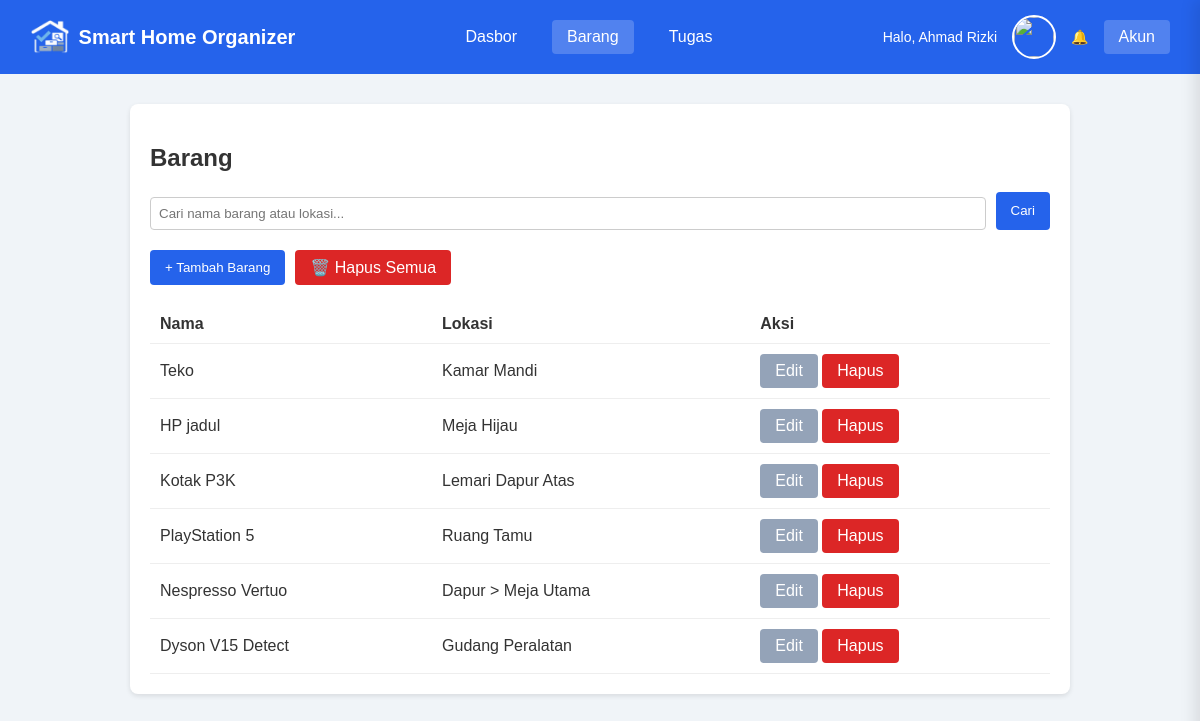
/user/items.php (signed in), run on the app's committed database.
### tables this page shows
CREATE TABLE `items` (
  `id` int NOT NULL AUTO_INCREMENT,
  `user_id` int NOT NULL,
  `nama_barang` varchar(150) NOT NULL,
  `lokasi_detail` varchar(200) NOT NULL,
  `created_at` timestamp NULL DEFAULT CURRENT_TIMESTAMP,
  `updated_at` timestamp NULL DEFAULT CURRENT_TIMESTAMP ON UPDATE CURRENT_TIMESTAMP,
  PRIMARY KEY (`id`),
  KEY `user_id` (`user_id`),
  CONSTRAINT `items_ibfk_1` FOREIGN KEY (`user_id`) REFERENCES `users` (`id`) ON DELETE CASCADE
);

### user/items.php (the view, shortened to what this page needs)
<?php
include_once '../includes/notifications.php';
include_once '../includes/account_drawer.php';
$uid = $_SESSION['user_id'];
$search = isset($_GET['search']) ? mysqli_real_escape_string($conn, $_GET['search']) : '';
$edit_data = null;
$query_items = "SELECT * FROM items WHERE user_id=$uid";
$query_items .= " ORDER BY id DESC";
$items = mysqli_query($conn, $query_items);
?>
<!DOCTYPE html>
<html>
<head>
    <link rel="stylesheet" href="../assets/css/style.css">
</head>
<body>
    <div class="navbar navbar-dashboard">
        <div class="navbar-brand">
            <img src="../assets/image/logo.png" alt="Logo" class="logo-img">
            <a href="dashboardd.php">Smart Home Organizer</a>
        </div>
        <div class="navbar-menu">
            <a href="dashboardd.php">Dasbor</a>
            <a href="items.php" class="active">Barang</a>
            <a href="tasks.php">Tugas</a>
        </div>
        <div class="navbar-user">
            <span>Halo, <?= $_SESSION['nama']; ?></span>
            <img src="../assets/image/users/<?= $_SESSION['foto'] ?? 'default.png'; ?>" class="profile-pic">
            <a href="javascript:void(0)" onclick="openAccountDrawer()">Akun</a>
        </div>
    </div>
    <div class="container">
        <h2>Barang</h2>
        <form method="GET" class="search-container">
            <input type="text" name="search" placeholder="Cari nama barang atau lokasi..." value="<?= htmlspecialchars($search); ?>">
            <button type="submit" class="btn btn-primary">Cari</button>
        </form>
        <?php if ($edit_data): ?>
            <form method="POST" class="form-box">
                <input type="hidden" name="edit_id" value="<?= $edit_data['id'] ?? ''; ?>">
                <h3>Edit Barang</h3>
                <label>Nama Barang:</label>
                <input type="text" name="nama" placeholder="Nama Barang" value="<?= $edit_data['nama_barang'] ?? ''; ?>" required>
                <label>Lokasi Detail (mis: Dapur, Gudang):</label>
                <input type="text" name="lokasi" placeholder="Lokasi (mis: Dapur)" value="<?= $edit_data['lokasi_detail'] ?? ''; ?>" required>
                <button type="submit" class="btn btn-secondary">Update Barang</button>
                <a href="items.php" class="btn btn-danger">Batal Edit</a>
            </form>
        <?php else: ?>
            <div class="flex gap-10 mb-20">
                <button id="btn-form-tambah" class="btn btn-primary" onclick="toggleForm('form-tambah')">+ Tambah Barang</button>
                <a href="?hapus_semua=1" class="btn btn-danger" onclick="return confirm('Apakah Anda yakin ingin menghapus SEMUA barang?')">🗑️ Hapus Semua</a>
            </div>
        <?php endif; ?>
        <table>
            <tr>
                <th>Nama</th>
                <th>Lokasi</th>
                <th>Aksi</th>
            </tr>
            <?php while ($row = mysqli_fetch_assoc($items)): ?>
                <tr>
                    <td><?= $row['nama_barang']; ?></td>
                    <td><?= $row['lokasi_detail']; ?></td>
                    <td>
                        <a href="?edit=<?= $row['id']; ?>" class="btn btn-secondary">Edit</a>
                        <a href="?hapus=<?= $row['id']; ?>" class="btn btn-danger">Hapus</a>
                    </td>
                </tr>
            <?php endwhile; ?>
        </table>
    </div>
</body>
</html>

### assets/css/style.css (style rules this page uses)
body { font-family: sans-serif; background: #f0f4f8; margin: 0; color: #333; }
.container { max-width: 900px; margin: 30px auto; background: white; padding: 20px; border-radius: 8px; box-shadow: 0 2px 5px rgba(0, 0, 0, 0.1); }
.navbar { background: #2563eb; padding: 15px 30px; display: flex; align-items: center; justify-content: space-between; color: white; position: sticky; top: 0; z-index: 1000; transition: all 0.3s ease; }
.navbar-brand { display: flex; align-items: center; gap: 10px; font-size: 20px; font-weight: bold; }
.navbar-brand a { color: white; text-decoration: none; }
.logo-img { height: 35px !important; width: auto !important; object-fit: contain; }
.navbar-menu { display: flex; gap: 20px; align-items: center; }
.navbar-menu a { color: white; text-decoration: none; padding: 8px 15px; border-radius: 4px; transition: background 0.3s; }
.navbar-menu a:hover, .navbar-menu a.active { background: rgba(255, 255, 255, 0.2); }
.navbar-user { display: flex; align-items: center; gap: 15px; }
.navbar-user span { font-size: 14px; }
.navbar-user a { color: white; text-decoration: none; background: rgba(255, 255, 255, 0.2); padding: 8px 15px; border-radius: 4px; }
.profile-pic { width: 40px; height: 40px; border-radius: 50%; object-fit: cover; border: 2px solid white; }
.btn { padding: 8px 15px; border: none; cursor: pointer; border-radius: 4px; text-decoration: none; display: inline-block; box-sizing: border-box; }
.btn-primary { background: #2563eb; color: white; }
.btn-danger { background: #dc2626; color: white; }
.btn-secondary { background: #94a3b8; color: white; }
input, select, textarea { width: 100%; padding: 8px; margin: 5px 0 15px; border: 1px solid #ccc; border-radius: 4px; box-sizing: border-box; }
table { width: 100%; border-collapse: collapse; margin-top: 15px; }
th, td { padding: 10px; border-bottom: 1px solid #eee; text-align: left; }
.mb-20 { margin-bottom: 20px; }
.flex { display: flex; }
.gap-10 { gap: 10px; }
.search-container { margin-bottom: 20px; display: flex; gap: 10px; }
.search-container input { flex: 1; margin-bottom: 0; }

### data on the page
items: nama_barang "Teko", lokasi_detail "Kamar Mandi"
items: nama_barang "HP jadul", lokasi_detail "Meja Hijau"
items: nama_barang "Kotak P3K", lokasi_detail "Lemari Dapur Atas"
items: nama_barang "PlayStation 5", lokasi_detail "Ruang Tamu"
items: nama_barang "Nespresso Vertuo", lokasi_detail "Dapur > Meja Utama"
items: nama_barang "Dyson V15 Detect", lokasi_detail "Gudang Peralatan"

### other printed values
$_SESSION['nama'] "Ahmad Rizki"
